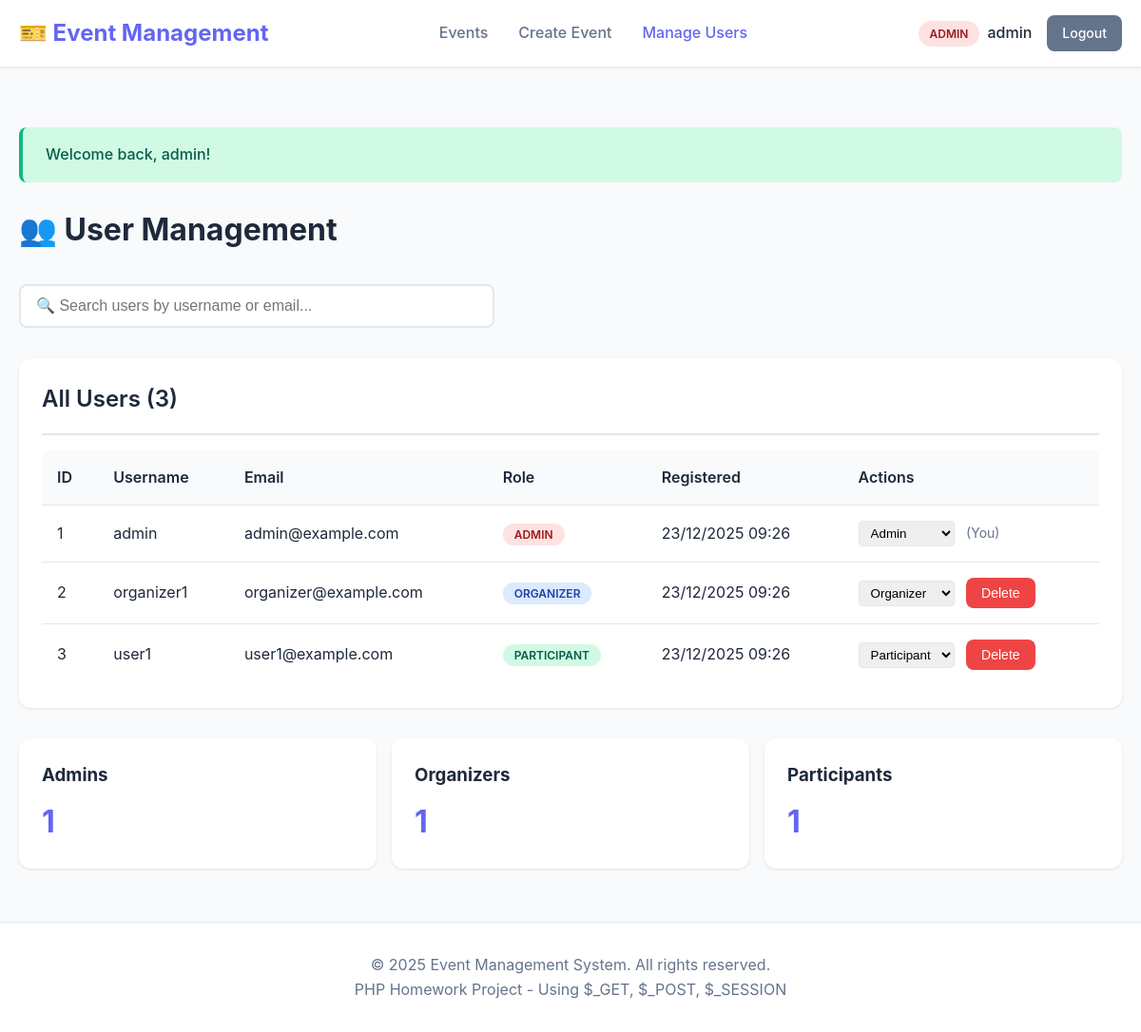
/admin_users.php (signed in), run on the app's committed database.
### tables this page shows
CREATE TABLE IF NOT EXISTS users (
    id INT AUTO_INCREMENT PRIMARY KEY,
    username VARCHAR(50) UNIQUE NOT NULL,
    email VARCHAR(100) UNIQUE NOT NULL,
    password VARCHAR(255) NOT NULL,
    role ENUM('admin', 'organizer', 'participant') DEFAULT 'participant',
    created_at TIMESTAMP DEFAULT CURRENT_TIMESTAMP,
    INDEX idx_username (username),
    INDEX idx_email (email),
    INDEX idx_role (role)
);

### admin_users.php (the view, shortened to what this page needs)
<?php
require_once 'config.php';
$search = isset($_GET['search']) ? sanitize_input($_GET['search']) : '';
$query = "SELECT * FROM users WHERE 1=1";
$params = [];
$query .= " ORDER BY created_at DESC";
$stmt = $pdo->prepare($query);
$stmt->execute($params);
$users = $stmt->fetchAll();
include 'header.php';
?>
<?php echo display_messages(); ?>
<div class="page-header">
    <h1 class="page-title">👥 User Management</h1>
</div>
<div class="search-box">
    <form method="GET" action="admin_users.php">
        <input
            type="text"
            name="search"
            class="search-input"
            placeholder="🔍 Search users by username or email..."
            value="<?php echo htmlspecialchars($search); ?>"
        >
    </form>
</div>
<div class="card">
    <div class="card-header">
        <h2 class="card-title">All Users (<?php echo count($users); ?>)</h2>
    </div>
    <div class="table-container">
        <table>
            <thead>
                <tr>
                    <th>ID</th>
                    <th>Username</th>
                    <th>Email</th>
                    <th>Role</th>
                    <th>Registered</th>
                    <th>Actions</th>
                </tr>
            </thead>
            <tbody>
                <?php foreach ($users as $user): ?>
                    <tr>
                        <td><?php echo $user['id']; ?></td>
                        <td><?php echo sanitize_input($user['username']); ?></td>
                        <td><?php echo sanitize_input($user['email']); ?></td>
                        <td>
                            <span class="role-badge role-<?php echo $user['role']; ?>">
                                <?php echo ucfirst($user['role']); ?>
                            </span>
                        </td>
                        <td><?php echo format_date($user['created_at']); ?></td>
                        <td>
                            <form method="POST" action="admin_users.php" style="display: inline-block; margin-right: 0.5rem;">
                                <select name="role" onchange="this.form.submit()"
                                        style="padding: 0.25rem 0.5rem; border-radius: 0.25rem; border: 1px solid var(--border-color);">
                                    <option value="admin" <?php echo $user['role'] === 'admin' ? 'selected' : ''; ?>>Admin</option>
                                    <option value="organizer" <?php echo $user['role'] === 'organizer' ? 'selected' : ''; ?>>Organizer</option>
                                    <option value="participant" <?php echo $user['role'] === 'participant' ? 'selected' : ''; ?>>Participant</option>
                                </select>
                            </form>
                            <?php if ($user['id'] != $_SESSION['user_id']): ?>
                                <form method="POST" action="admin_users.php" style="display: inline-block;"
                                      onsubmit="return confirm('Are you sure you want to delete this user? This will also delete all their events and tickets.')">
                                    <button type="submit" class="btn btn-sm btn-danger">Delete</button>
                                </form>
                            <?php else: ?>
                                <span style="color: var(--text-secondary); font-size: 0.875rem;">(You)</span>
                            <?php endif; ?>
                        </td>
                    </tr>
                <?php endforeach; ?>
            </tbody>
        </table>
    </div>
</div>
<div style="display: grid; grid-template-columns: repeat(auto-fit, minmax(250px, 1fr)); gap: 1rem; margin-top: 2rem;">
    <?php
        $stmt = $pdo->query("SELECT role, COUNT(*) as count FROM users GROUP BY role");
        $role_counts = $stmt->fetchAll();
    ?>
    <?php foreach ($role_counts as $role_stat): ?>
        <div class="card">
            <h3 style="margin-bottom: 0.5rem; color: var(--text-primary);">
                <?php echo ucfirst($role_stat['role']); ?>s
            </h3>
            <p style="font-size: 2rem; font-weight: bold; color: var(--primary-color);">
                <?php echo $role_stat['count']; ?>
            </p>
        </div>
    <?php endforeach; ?>
</div>
<?php include 'footer.php'; ?>

### header.php (shortened to what this page needs)
<?php
$current_user = get_user_info();
$current_page = basename($_SERVER['PHP_SELF']);
?>
<!DOCTYPE html>
<html lang="en">
<head>
    <link rel="stylesheet" href="style.css">
</head>
<body>
    <?php if (verify_login()): ?>
    <nav class="navbar">
        <div class="container">
            <div class="nav-brand">
                <a href="index.php">🎫 Event Management</a>
            </div>
            <ul class="nav-menu">
                <li><a href="index.php" class="<?php echo $current_page === 'index.php' ? 'active' : ''; ?>">Events</a></li>
                <?php if (verify_role(['organizer', 'admin'])): ?>
                    <li><a href="create_event.php" class="<?php echo $current_page === 'create_event.php' ? 'active' : ''; ?>">Create Event</a></li>
                <?php endif; ?>
                <?php if (verify_role(['admin'])): ?>
                    <li><a href="admin_users.php" class="<?php echo $current_page === 'admin_users.php' ? 'active' : ''; ?>">Manage Users</a></li>
                <?php endif; ?>
            </ul>
            <div class="nav-user">
                <span class="user-info">
                    <span class="role-badge role-<?php echo $current_user['role']; ?>">
                        <?php echo ucfirst($current_user['role']); ?>
                    </span>
                    <?php echo sanitize_input($current_user['username']); ?>
                </span>
                <a href="logout.php" class="btn btn-sm btn-secondary">Logout</a>
            </div>
        </div>
    </nav>
    <?php endif; ?>
    <main class="main-content">
        <div class="container">

### functions.php (shortened to what this page needs)
<?php
function sanitize_input($data) {
    $data = trim($data);
    $data = stripslashes($data);
    $data = htmlspecialchars($data, ENT_QUOTES, 'UTF-8');
    return $data;
}
function verify_login() {
    return isset($_SESSION['user_id']) && !empty($_SESSION['user_id']);
}
function verify_role($allowed_roles) {
    $user_role = $_SESSION['role'] ?? '';
    return in_array($user_role, $allowed_roles);
}
function get_user_info() {
    return [
        'id' => $_SESSION['user_id'],
        'username' => $_SESSION['username'],
        'email' => $_SESSION['email'],
        'role' => $_SESSION['role']
    ];
}
function display_messages() {
    $output = '';
    if (isset($_SESSION['success_message'])) {
        $output .= '<div class="alert alert-success">' . sanitize_input($_SESSION['success_message']) . '</div>';
    }
    return $output;
}
function format_date($date) {
    return date('d/m/Y H:i', strtotime($date));
}
?>

### footer.php
        </div>
    </main>
    <footer class="footer">
        <div class="container">
            <p>&copy; <?php echo date('Y'); ?> Event Management System. All rights reserved.</p>
            <p>PHP Homework Project - Using $_GET, $_POST, $_SESSION</p>
        </div>
    </footer>
</body>
</html>

### style.css (style rules this page uses)
:root { --primary-color: #6366f1; --primary-dark: #4f46e5; --secondary-color: #64748b; --success-color: #10b981; --error-color: #ef4444; --warning-color: #f59e0b; --background: #f8fafc; --surface: #ffffff; --text-primary: #1e293b; --text-secondary: #64748b; --border-color: #e2e8f0; --shadow: 0 1px 3px rgba(0, 0, 0, 0.1); --shadow-lg: 0 10px 25px rgba(0, 0, 0, 0.1); }
* { margin: 0; padding: 0; box-sizing: border-box; }
body { font-family: -apple-system, BlinkMacSystemFont, 'Segoe UI', Roboto, 'Helvetica Neue', Arial, sans-serif; background-color: var(--background); color: var(--text-primary); line-height: 1.6; min-height: 100vh; display: flex; flex-direction: column; }
.container { max-width: 1200px; margin: 0 auto; padding: 0 20px; }
.navbar { background: var(--surface); box-shadow: var(--shadow); padding: 1rem 0; margin-bottom: 2rem; }
.navbar .container { display: flex; justify-content: space-between; align-items: center; }
.nav-brand a { font-size: 1.5rem; font-weight: bold; color: var(--primary-color); text-decoration: none; }
.nav-menu { display: flex; list-style: none; gap: 2rem; }
.nav-menu a { color: var(--text-secondary); text-decoration: none; font-weight: 500; transition: color 0.3s; }
.nav-menu a:hover, .nav-menu a.active { color: var(--primary-color); }
.nav-user { display: flex; align-items: center; gap: 1rem; }
.user-info { display: flex; align-items: center; gap: 0.5rem; font-weight: 500; }
.role-badge { padding: 0.25rem 0.75rem; border-radius: 9999px; font-size: 0.75rem; font-weight: 600; text-transform: uppercase; }
.role-admin { background: #fee2e2; color: #991b1b; }
.role-organizer { background: #dbeafe; color: #1e40af; }
.role-participant { background: #d1fae5; color: #065f46; }
.main-content { flex: 1; padding: 2rem 0; }
.btn { display: inline-block; padding: 0.75rem 1.5rem; border: none; border-radius: 0.5rem; font-size: 1rem; font-weight: 500; text-decoration: none; cursor: pointer; transition: all 0.3s; text-align: center; }
.btn-secondary { background: var(--secondary-color); color: white; }
.btn-danger { background: var(--error-color); color: white; }
.btn-sm { padding: 0.5rem 1rem; font-size: 0.875rem; }
.alert { padding: 1rem 1.5rem; border-radius: 0.5rem; margin-bottom: 1.5rem; font-weight: 500; }
.alert-success { background: #d1fae5; color: #065f46; border-left: 4px solid var(--success-color); }
.card { background: var(--surface); border-radius: 0.75rem; padding: 1.5rem; box-shadow: var(--shadow); margin-bottom: 1.5rem; }
.card-header { border-bottom: 2px solid var(--border-color); padding-bottom: 1rem; margin-bottom: 1rem; }
.card-title { font-size: 1.5rem; font-weight: 600; color: var(--text-primary); }
.table-container { overflow-x: auto; }
table { width: 100%; border-collapse: collapse; background: var(--surface); border-radius: 0.5rem; overflow: hidden; }
thead { background: var(--background); }
th, td { padding: 1rem; text-align: left; }
th { font-weight: 600; color: var(--text-primary); }
td { border-top: 1px solid var(--border-color); }
.footer { background: var(--surface); padding: 2rem 0; margin-top: auto; border-top: 1px solid var(--border-color); text-align: center; color: var(--text-secondary); }
.page-header { display: flex; justify-content: space-between; align-items: center; margin-bottom: 2rem; }
.page-title { font-size: 2rem; font-weight: 700; color: var(--text-primary); }
.search-box { margin-bottom: 2rem; }
.search-input { width: 100%; max-width: 500px; padding: 0.75rem 1rem; border: 2px solid var(--border-color); border-radius: 0.5rem; font-size: 1rem; }

### data on the page
users: role "ADMIN", username "admin", id "1", email "admin@example.com", created_at "23/12/2025 09:26", role "Admin", shows "(You)"
users: id "2", username "organizer1", email "organizer@example.com", role "ORGANIZER", created_at "23/12/2025 09:26", role "Organizer"
users: id "3", username "user1", email "user1@example.com", role "PARTICIPANT", created_at "23/12/2025 09:26", role "Participant"

### other printed values
sanitize_input($_SESSION['success_message']) "Welcome back, admin!"
count($users) "3"
$role_stat['role'] "Admin"
$role_stat['count'] "1"
$role_stat['role'] "Organizer"
$role_stat['role'] "Participant"
